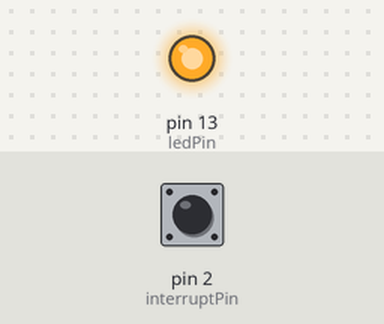
The sketch below on a simulated Arduino Uno, built with avr-gcc and run on an emulated ATmega328P. Shown: output pins drawn as LEDs (lit = HIGH). The inputs (shaded band) are chosen by the test bench; at power-on: pin 2 (interruptPin) HIGH.

Above: at 1.2 s.
1.3 s: pin 2 (interruptPin) pulled LOW for 0.15 s
At 1.37 s:
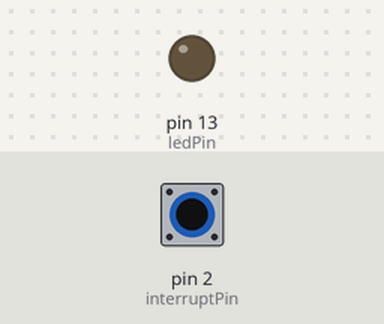
2.9 s: pin 2 (interruptPin) pulled LOW for 3.2 s
At 6.7 s:
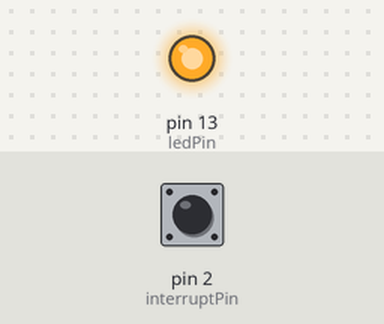
Timing chart, 0 to 8.2 s (numbered marks = the images above; inputs shaded):
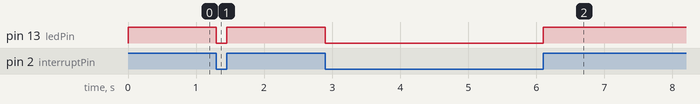

The sketch:

HEIDARY25.ino
```cpp
int ledPin=13;
volatile byte button=LOW;

const int interruptPin=2;
volatile byte state=LOW;
void setup() {
  attachInterrupt (0,blink2,CHANGE);

  pinMode(ledPin,OUTPUT);
pinMode (interruptPin,INPUT_PULLUP);


  // put your setup code here, to run once:

}

void loop() {
  digitalWrite(ledPin,button);

}
void blink2(){
 button=!button;
}
```

Measured:
- after the input at 1.3 s, pin 13 (ledPin): HIGH → LOW at once, → HIGH 0.15 s later
- after the input at 2.9 s, pin 13 (ledPin): HIGH → LOW at once, → HIGH 3.2 s later
